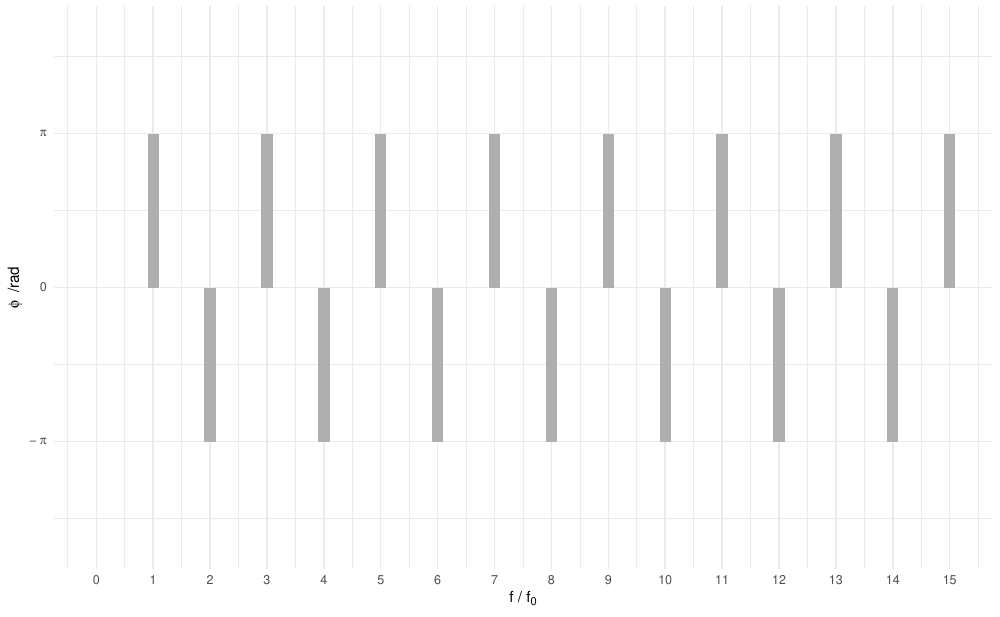

Write the R code that produced this figure.
library(ggplot2)

outputName   <- "1_4_Phase.pdf"
outputWidth  <- 10
outputHeight <- 0.618 * outputWidth

# function parametersa
A   <- 1
m   <- 15 # number of amplitude values

ylabel <- bquote( phi~" /rad" )
xlabel <- bquote( "f / f"[0] )

amplifun <- function (n) {

    2 * A / (n * pi) * cos(n * pi)
}

deltaX <- 1
deltaCounter <- 0

lineCoordinatesX <- c()
lineCoordinatesY <- c()

print(amplifun(1))

for (i in 1:m) {

    deltaCounter <- deltaCounter + deltaX

    lineCoordinatesX <- c( lineCoordinatesX, deltaCounter)
    lineCoordinatesY <- c( lineCoordinatesY, (-1)^(i+1) * 0.301)
}

ylim   <- c(-0.5, 0.5)
xlim   <- c(0, m)

ybreaks <- c(-0.301, 0, 0.301)
xbreaks <- seq(0,m, 1)

ylabels <- c(bquote("-"~pi), 0, bquote(pi))

phaseColor <- "#afafaf"


plot <- ggplot(data.frame(x=c(0,2), y=c(0,2)), aes(x=x)) +
    theme_minimal() +
    theme(legend.position="none", plot.title = element_text(color = "gray21", size=1.618^5), plot.subtitle = element_text(color = "grey80", size=1.618^5)) +

    #ggtitle(bquote("Amplitudenspektrum von x(t), Rot: theoretische Werte")) +
    #labs(subtitle="D=0.25, T=1us")

    xlab(xlabel) +
    ylab(ylabel) +

    scale_y_continuous(limits= ylim, breaks=ybreaks, labels=ylabels) +
    scale_x_continuous(limits= xlim, breaks=xbreaks)


linewidth <- (1-0.6180339887498948)*10

for (i in 1:m) {

   plot <- plot + geom_segment(
            x = lineCoordinatesX[i],
            y = 0,
            xend = lineCoordinatesX[i],
            yend = lineCoordinatesY[i],
            color=phaseColor,
            linetype="solid", size = linewidth
        )

}



pdf(outputName, width = outputWidth, height = outputHeight)
plot
